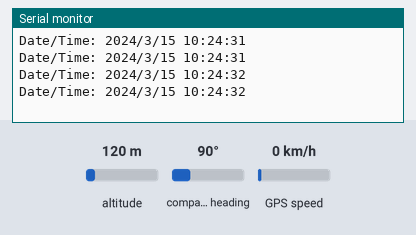
A sketch run on a simulated Arduino Uno, built with avr-gcc and run on an emulated ATmega328P. Shown: the last lines printed to the serial monitor. The inputs (shaded band) are chosen by the test bench; at power-on: altitude 120 m, compass heading 90°, GPS speed 0 km/h. The GPS gets a fix after 3 s at 37.7749, -122.4194 with 8 satellites.

Above: at 2.2 s.
2.3 s: altitude set to 20 m
At 3.9 s:
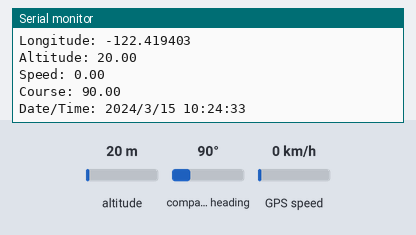
4.5 s: compass heading set to 7°
At 5.9 s:
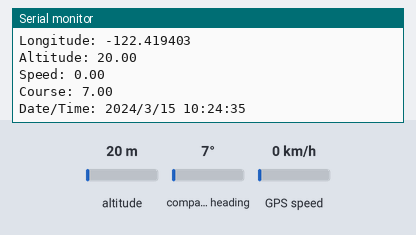
10.0 s: GPS speed set to 2 km/h
At 10.9 s:
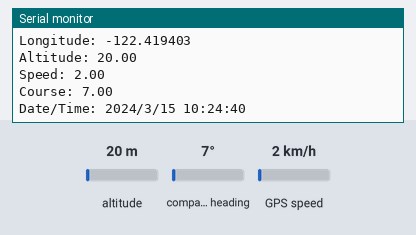
14.0 s: altitude set to 250 m
At 14.9 s:
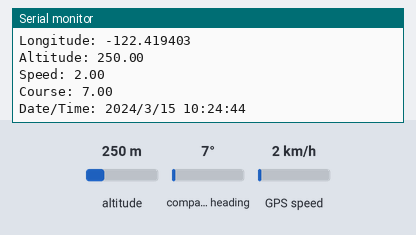
18.0 s: altitude set to 20 m
At 18.9 s:
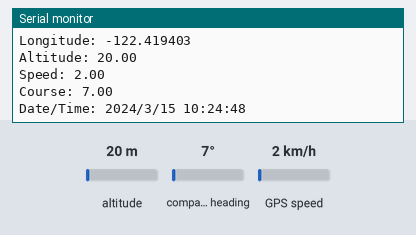
Timing chart, 0 to 21.0 s (numbered marks = the images above; inputs shaded):
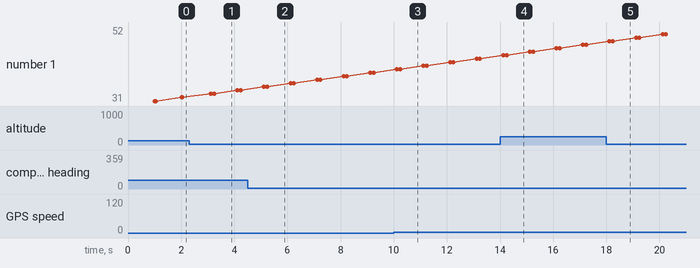

The sketch:

testNeo.ino
```cpp
#include <TinyGPS++.h>
#include <SoftwareSerial.h>

SoftwareSerial gpsSerial(12, 14); // RX, TX pins for software serial
TinyGPSPlus gps;                // TinyGPS++ object

void setup() {
  Serial.begin(9600);         // Serial monitor for debugging
  gpsSerial.begin(9600);      // NEO-7M baud rate

  delay(1000);                // Wait for GPS module to initialize
}

void loop() {
  while (gpsSerial.available()) {
    char c = gpsSerial.read();
    if (gps.encode(c)) {
      if (gps.location.isUpdated()) {
        Serial.print("Latitude: ");
        Serial.println(gps.location.lat(), 6);
        Serial.print("Longitude: ");
        Serial.println(gps.location.lng(), 6);
      }
      if (gps.altitude.isUpdated()) {
        Serial.print("Altitude: ");
        Serial.println(gps.altitude.meters());
      }
      if (gps.speed.isUpdated()) {
        Serial.print("Speed: ");
        Serial.println(gps.speed.kmph());
      }
      if (gps.course.isUpdated()) {
        Serial.print("Course: ");
        Serial.println(gps.course.deg());
      }
      if (gps.date.isUpdated() && gps.time.isUpdated()) {
        Serial.print("Date/Time: ");
        Serial.print(gps.date.year());
        Serial.print("/");
        Serial.print(gps.date.month());
        Serial.print("/");
        Serial.print(gps.date.day());
        Serial.print(" ");
        Serial.print(gps.time.hour());
        Serial.print(":");
        Serial.print(gps.time.minute());
        Serial.print(":");
        Serial.println(gps.time.second());
      }
    }
  }
}
```

Measured:
- after the input at 2.3 s, the serial monitor: prints a new line after 0.77 s (image 1)
- after the input at 4.5 s, the serial monitor: prints a new line after 0.60 s (image 2)
- after the input at 10.0 s, the serial monitor: prints a new line after 0.09 s (image 3)
- after the input at 14.0 s, the serial monitor: prints a new line after 0.07 s (image 4)
- after the input at 18.0 s, the serial monitor: prints a new line after 0.07 s (image 5)
